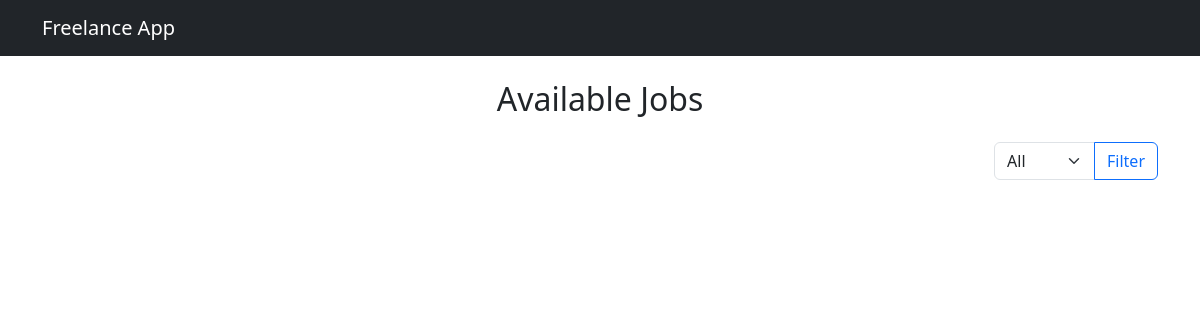
The page /freelancer/jobs (signed in) on the database as committed earlier.
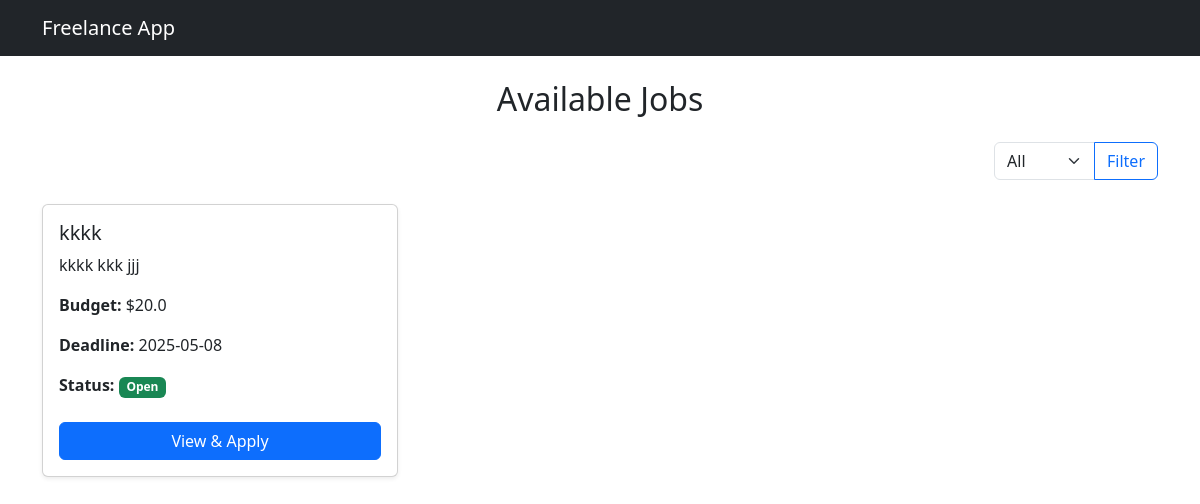
The same page on the database as committed later.
### infrastructure/models/job_model.py (models this page shows)
class JobModel(Base):
    __tablename__ = "jobs"
    id = Column(Integer, primary_key=True, index=True)
    title = Column(String, nullable=False)
    description = Column(String, nullable=False)
    budget = Column(Float, nullable=False)
    deadline = Column(Date, nullable=False)
    client_id = Column(Integer, ForeignKey("users.id"), nullable=False)
    status = Column(String, default="open")

### web/routes/freelance_routes.py (the view)
@freelance_bp.route("/jobs", endpoint="freelancer_jobs")
def freelancer_jobs():
    if "user_id" not in session or session.get("user_role") != "freelancer":
        return redirect(url_for("auth.auth_login"))
    jobs = ListOpenJobs(SQLAlchemyJobRepo()).execute()
    return render_template("freelancer_jobs.html", jobs=jobs)

### app/use_cases/list_open_jobs.py (called while the page is built)
    def execute(self):
        return self.job_repo.list_open_jobs()

### infrastructure/repositories/sqlalchemy_repo.py (called while the page is built)
    def list_open_jobs(self) -> list[Job]:
        db = SessionLocal()
        jobs = db.query(JobModel).filter(JobModel.status == "open").all()
        db.close()
        return [Job(
            id=job.id,
            title=job.title,
            description=job.description,
            budget=job.budget,
            deadline=job.deadline,
            client_id=job.client_id,
            status=job.status
        ) for job in jobs]

### web/templates/freelancer_jobs.html (shortened to what this page needs)
{% extends "layout.html" %}
{% block content %}
<h2 class="mb-4 text-center">Available Jobs</h2>
<form method="get" action="" class="mb-4 d-flex justify-content-end">
  <div class="input-group w-auto">
    <select class="form-select" name="status">
      <option value="">All</option>
    </select>
    <button class="btn btn-outline-primary" type="submit">Filter</button>
  </div>
</form>
<div class="row">
  {% for job in jobs %}
  <div class="col-md-6 col-lg-4 mb-4">
    <div class="card h-100 shadow-sm">
      <div class="card-body d-flex flex-column">
        <h5 class="card-title">{{ job.title }}</h5>
        <p class="card-text">{{ job.description[:100] }}{% if job.description|length > 100 %}...{% endif %}</p>
        <p><strong>Budget:</strong> ${{ job.budget }}</p>
        <p><strong>Deadline:</strong> {{ job.deadline.strftime('%Y-%m-%d') }}</p>
        <p><strong>Status:</strong>
          {% if job.status == "open" %}
            <span class="badge bg-success">Open</span>
          {% elif job.status == "closed" %}
            <span class="badge bg-danger">Closed</span>
          {% else %}
            <span class="badge bg-secondary">{{ job.status }}</span>
          {% endif %}
        </p>
        <div class="mt-auto">
          <button type="button" class="btn btn-primary w-100 mt-2" data-bs-toggle="modal" data-bs-target="#jobModal{{ job.id }}">
            View & Apply
          </button>
        </div>
      </div>
    </div>
  </div>
  {% endfor %}
</div>
{% endblock %}

Rows that differ between the two databases and show on the page:
added JobModel: title "kkkk", description "kkkk kkk jjj", budget "20.0", deadline "2025-05-08", status "Open"
